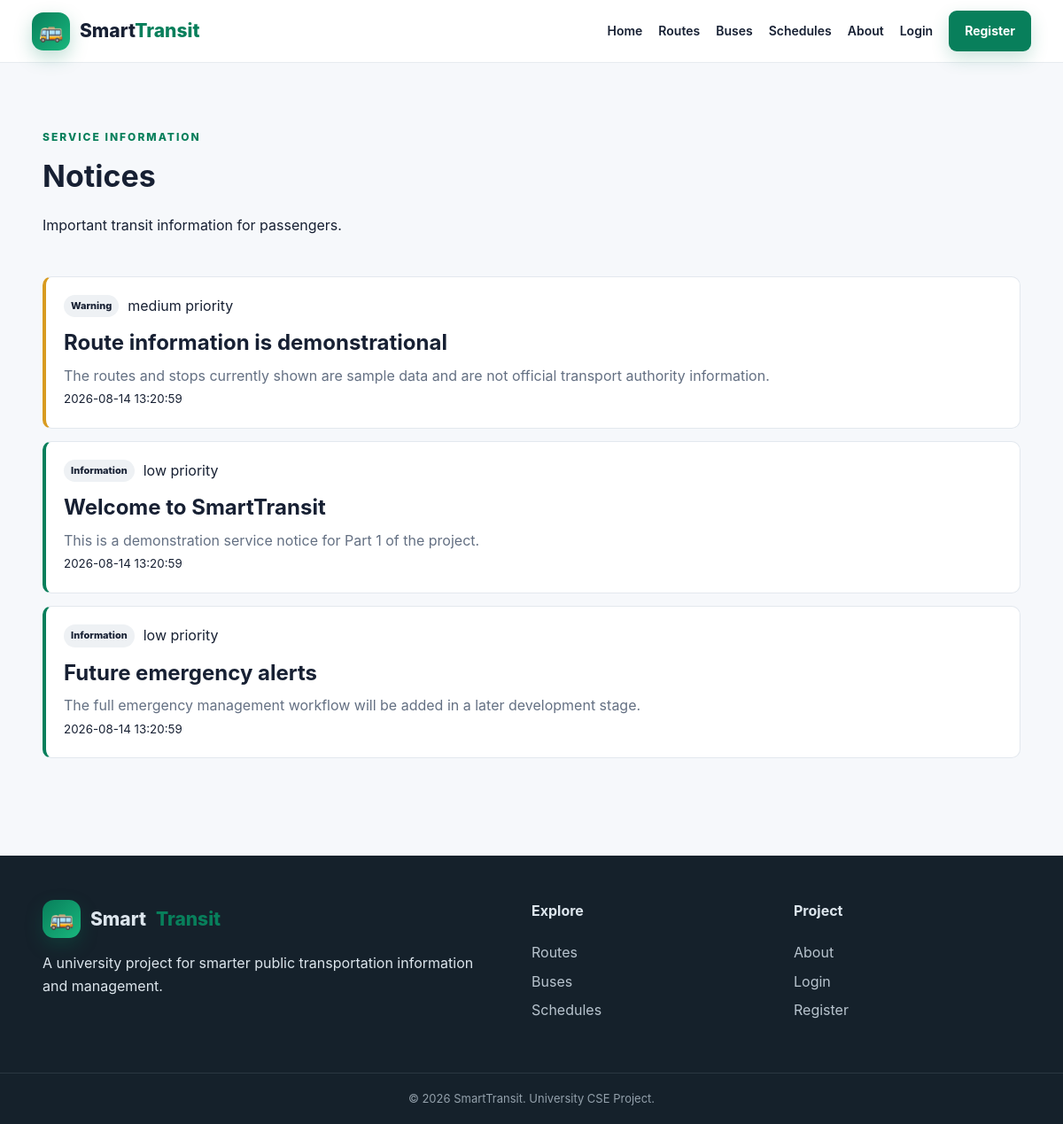
Page /passenger/notices.php on the committed database.
### tables this page shows
CREATE TABLE IF NOT EXISTS notices (
    id INT UNSIGNED AUTO_INCREMENT PRIMARY KEY,
    title VARCHAR(150) NOT NULL,
    message TEXT NOT NULL,
    notice_type ENUM('information','warning','emergency') NOT NULL DEFAULT 'information',
    priority ENUM('low','medium','high') NOT NULL DEFAULT 'low',
    status ENUM('active','inactive') NOT NULL DEFAULT 'active',
    created_at TIMESTAMP DEFAULT CURRENT_TIMESTAMP
);

### includes/functions.php (called while the page is built, shortened)
<?php
function e(?string $value): string {
    return htmlspecialchars($value ?? '', ENT_QUOTES, 'UTF-8');
}
?>

### passenger/notices.php (the view, shortened to what this page needs)
<?php
require_once __DIR__ . '/../config/database.php';
require_once __DIR__ . '/../includes/functions.php';
$notices=$pdo->query("SELECT * FROM notices WHERE status='active' ORDER BY FIELD(priority,'high','medium','low'),created_at DESC")->fetchAll();
$pageTitle='Notices'; require __DIR__ . '/../includes/header.php';
?>
<main class="section"><div class="container">
<div class="page-heading"><div><span class="eyebrow">SERVICE INFORMATION</span><h1>Notices</h1><p>Important transit information for passengers.</p></div></div>
<div class="notice-list">
<?php foreach($notices as $n): ?><article class="notice <?= e($n['notice_type']) ?>"><div><span class="badge"><?= e(ucfirst($n['notice_type'])) ?></span><span class="muted"><?= e($n['priority']) ?> priority</span></div><h2><?= e($n['title']) ?></h2><p><?= e($n['message']) ?></p><small><?= e($n['created_at']) ?></small></article><?php endforeach; ?>
</div></div></main>
<?php require __DIR__ . '/../includes/footer.php'; ?>

### assets/css/style.css (style rules this page uses)
* { box-sizing:border-box }
html { scroll-behavior:smooth }
body { margin:0;font-family:Inter,Segoe UI,Arial,sans-serif;background:#f6f8fb;color:#172033;line-height:1.6 }
.container { width:min(1120px,92%);margin:auto }
.eyebrow { font-size:12px;letter-spacing:2px;font-weight:800;color:#087f5b }
.section { padding:70px 0 }
.section-heading h2,.page-heading h1 { margin:5px 0;font-size:34px }
.page-heading { display:flex;justify-content:space-between;align-items:end;margin-bottom:28px }
.badge { display:inline-block;padding:4px 8px;border-radius:999px;background:#eef1f4;font-size:11px;font-weight:800 }
.notice-list { display:grid;gap:14px }
.notice { background:#fff;border:1px solid #e3e8ee;border-left:4px solid #087f5b;border-radius:10px;padding:20px }
.notice.warning { border-left-color:#d89b20 }
.notice h2,.notice h3 { margin:10px 0 5px }
.notice p { margin:0;color:#647083 }
.notice>div { display:flex;gap:10px;align-items:center }

### rows in the picture
notices: notice_type "Warning", priority "medium", title "Route information is demonstrational", message "The routes and stops currently shown are sample data and are not official transport authority information.", created_at "2026-08-14 13:20:59"
notices: notice_type "Information", priority "low", title "Welcome to SmartTransit", message "This is a demonstration service notice for Part 1 of the project.", created_at "2026-08-14 13:20:59"
notices: notice_type "Information", priority "low", title "Future emergency alerts", message "The full emergency management workflow will be added in a later development stage.", created_at "2026-08-14 13:20:59"
